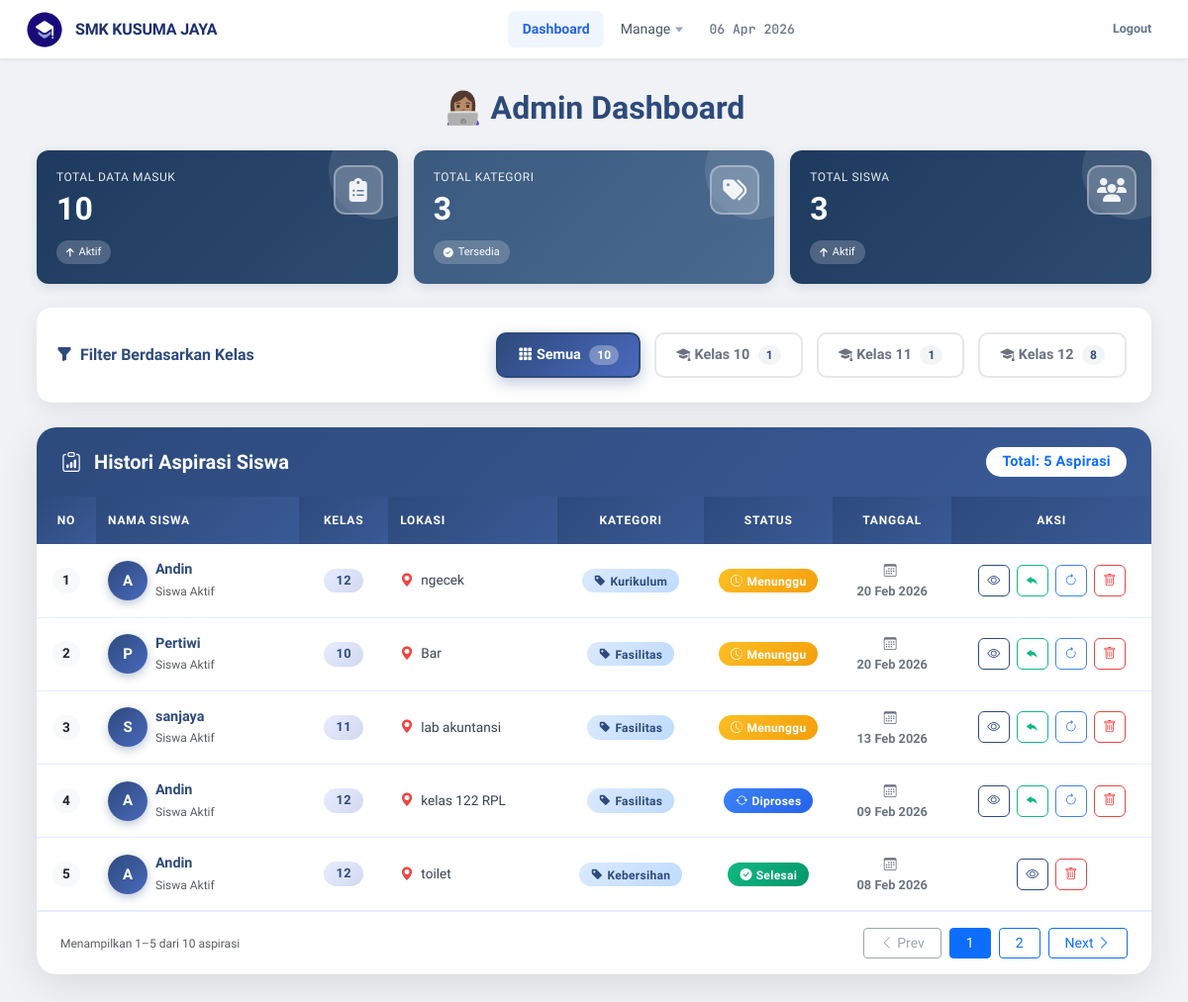
/admin/dashboard-admin.php (signed in), run on the app's committed database.
### tables this page shows
CREATE TABLE `input_aspirasi` (
  `id_input` int(11) NOT NULL,
  `id_siswa` int(11) NOT NULL,
  `lokasi` varchar(255) NOT NULL,
  `keterangan` varchar(255) NOT NULL,
  `id_kategori` int(11) NOT NULL,
  `tanggal_pengaduan` date NOT NULL,
  `status_pengaduan` enum('menunggu','memproses','selesai','') NOT NULL
);

CREATE TABLE `siswa` (
  `id_siswa` int(11) NOT NULL,
  `nis` char(5) NOT NULL,
  `nama` varchar(100) NOT NULL,
  `kelas` enum('10','11','12') DEFAULT NULL,
  `password` varchar(255) NOT NULL
);

CREATE TABLE `kategori` (
  `id_kategori` int(11) NOT NULL,
  `nama_kategori` varchar(100) NOT NULL
);

### admin/dashboard-admin.php (the view, shortened to what the rows shown need)
<?php
$db = new Database();
$conn = $db->koneksi();
$per_page = 5;
$page = isset($_GET['page']) && is_numeric($_GET['page']) ? (int)$_GET['page'] : 1;
$offset = ($page - 1) * $per_page;
$filter_kelas = isset($_GET['kelas']) && $_GET['kelas'] != '' ? mysqli_real_escape_string($conn, $_GET['kelas']) : '';
$where_clause = $filter_kelas ? "WHERE s.kelas LIKE '$filter_kelas%'" : "";
$query = "SELECT
            i.id_input, i.lokasi, i.keterangan, i.status_pengaduan, i.tanggal_pengaduan,
            s.nama, s.kelas,
            k.nama_kategori
          FROM input_aspirasi i
          JOIN siswa s ON i.id_siswa = s.id_siswa
          JOIN kategori k ON i.id_kategori = k.id_kategori
          $where_clause
          ORDER BY i.tanggal_pengaduan DESC
          LIMIT $per_page OFFSET $offset";
$result = mysqli_query($conn, $query);
$total_input_aspirasi = mysqli_fetch_assoc(mysqli_query($conn, "SELECT COUNT(*) AS total FROM input_aspirasi"))['total'];
$total_kategori       = mysqli_fetch_assoc(mysqli_query($conn, "SELECT COUNT(*) AS total FROM kategori"))['total'];
$total_siswa          = mysqli_fetch_assoc(mysqli_query($conn, "SELECT COUNT(*) AS total FROM siswa"))['total'];
?>
<!DOCTYPE html>
<html lang="en">
<head>
  <link href="https://cdn.jsdelivr.net/npm/bootstrap@5.3.0/dist/css/bootstrap.min.css" rel="stylesheet">
  <link rel="stylesheet" href="https://cdn.jsdelivr.net/npm/bootstrap-icons@1.11.0/font/bootstrap-icons.css">
  <link href="../assets/lib/fontawesome-free/css/all.min.css" rel="stylesheet">
  <link href="../assets/lib/ionicons/css/ionicons.min.css" rel="stylesheet">
  <link href="../assets/lib/typicons.font/typicons.css" rel="stylesheet">
  <link href="../assets/lib/flag-icon-css/css/flag-icon.min.css" rel="stylesheet">
  <link rel="stylesheet" href="../assets/css/sdb-style.css">
</head>
<body>
  <div class="content-wrapper">
    <div class="container-fluid">
      <div class="text-center mb-4">
        <h2 class="fw-bold" style="color: #2d4a7c;">👩🏽‍💻 Admin Dashboard</h2>
      </div>
      <div class="row g-3 justify-content-center mb-4">
        <div class="col-md-6 col-lg-4">
          <div class="dashboard-card card-input">
            <div class="card-content">
              <h2 class="card-value"><?php echo $total_input_aspirasi; ?></h2>
            </div>
          </div>
        </div>
        <div class="col-md-6 col-lg-4">
          <div class="dashboard-card card-kategori">
            <div class="card-content">
              <h2 class="card-value"><?php echo $total_kategori; ?></h2>
            </div>
          </div>
        </div>
        <div class="col-md-6 col-lg-4">
          <div class="dashboard-card card-input">
            <div class="card-content">
              <h2 class="card-value"><?php echo $total_siswa; ?></h2>
            </div>
          </div>
        </div>
      </div>
      <div class="table-container">
        <div class="p-0">
          <div class="table-responsive">
            <table class="table table-hover mb-0 align-middle" id="aspirasiTable" style="overflow: hidden;">
              <thead>
                <tr>
                  <th class="text-center" style="width: 60px;">NO</th>
                  <th style="min-width: 180px;">NAMA SISWA</th>
                  <th class="text-center" style="width: 90px;">KELAS</th>
                  <th style="min-width: 150px;">LOKASI</th>
                  <th class="text-center" style="min-width: 130px;">KATEGORI</th>
                  <th class="text-center" style="width: 130px;">STATUS</th>
                  <th class="text-center" style="width: 120px;">TANGGAL</th>
                  <th class="text-center" style="min-width: 160px;">AKSI</th>
                </tr>
              </thead>
              <tbody>
                <?php
                $no = 1;
                mysqli_data_seek($result, 0);
                while ($row = mysqli_fetch_assoc($result)):
                  preg_match('/^(\d+)/', $row['kelas'], $matches);
                  $kelas_number = isset($matches[1]) ? $matches[1] : '';
                ?>
                  <tr class="aspirasi-row" data-id="<?= $row['id_input']; ?>" data-kelas="<?= $kelas_number; ?>">
                    <td class="text-center">
                      <span class="badge bg-light text-dark fw-bold" style="font-size: 0.85rem; padding: 6px 10px;"><?= $no++; ?></span>
                    </td>
                    <td>
                      <div class="d-flex align-items-center">
                        <div class="avatar-circle me-2">
                          <?= strtoupper(substr($row['nama'], 0, 1)); ?>
                        </div>
                        <div>
                          <div class="fw-bold" style="color: #2d4a7c; font-size: 0.9rem;"><?= htmlspecialchars($row['nama']); ?></div>
                          <small class="text-muted" style="font-size: 0.75rem;">Siswa Aktif</small>
                        </div>
                      </div>
                    </td>
                    <td class="text-center">
                      <span class="badge" style="background: linear-gradient(135deg, #e8ecff 0%, #d1d9f0 100%); color: #2d4a7c; font-size: 0.8rem; padding: 6px 12px;">
                        <?= htmlspecialchars($row['kelas']); ?>
                      </span>
                    </td>
                    <td>
                      <i class="bi bi-geo-alt-fill me-1" style="color: #ef4444; font-size: 0.85rem;"></i>
                      <span style="color: #374151; font-size: 0.85rem;"><?= htmlspecialchars($row['lokasi']); ?></span>
                    </td>
                    <td class="text-center">
                      <span class="badge" style="background: linear-gradient(135deg, #dbeafe 0%, #bfdbfe 100%); color: #2d4a7c; font-size: 0.75rem; padding: 6px 12px;">
                        <i class="bi bi-tag-fill me-1"></i><?= htmlspecialchars($row['nama_kategori']); ?>
                      </span>
                    </td>
                    <td class="text-center">
                      <?php
                      $statusClass = '';
                      $statusIcon = '';
                      $statusText = '';
                      if ($row['status_pengaduan'] == 'menunggu') {
                        $statusClass = 'background: linear-gradient(135deg, #fbbf24 0%, #f59e0b 100%);';
                        $statusIcon = 'clock-history';
                        $statusText = 'Menunggu';
                      } elseif ($row['status_pengaduan'] == 'memproses') {
                        $statusClass = 'background: linear-gradient(135deg, #3b82f6 0%, #2563eb 100%);';
                        $statusIcon = 'arrow-repeat';
                        $statusText = 'Diproses';
                      } else {
                        $statusClass = 'background: linear-gradient(135deg, #10b981 0%, #059669 100%);';
                        $statusIcon = 'check-circle-fill';
                        $statusText = 'Selesai';
                      }
                      ?>
                      <span class="badge" style="<?= $statusClass ?> color: white; padding: 6px 12px; font-size: 0.75rem;">
                        <i class="bi bi-<?= $statusIcon; ?> me-1"></i><?= $statusText; ?>
                      </span>
                    </td>
                    <td class="text-center">
                      <div style="color: #6b7280;">
                        <i class="bi bi-calendar3 me-1" style="font-size: 0.8rem;"></i>
                        <div class="fw-semibold" style="font-size: 0.8rem;"><?= date('d M Y', strtotime($row['tanggal_pengaduan'])); ?></div>
                      </div>
                    </td>
                    <td>
                      <div class="action-buttons">
                        <button type="button" class="btn-action btn-primary"
                          onclick="lihatDetail(<?= $row['id_input']; ?>)"
                          data-bs-toggle="tooltip" title="Lihat Detail">
                          <i class="bi bi-eye"></i>
                        </button>
                        <?php if ($row['status_pengaduan'] != 'selesai'): ?>
                          <button type="button" class="btn-action btn-success"
                            onclick="tanggapiAspirasi(<?= $row['id_input']; ?>)"
                            data-bs-toggle="tooltip" title="Tanggapi">
                            <i class="bi bi-reply-fill"></i>
                          </button>
                          <button type="button" class="btn-action btn-info"
                            onclick="updateStatus(<?= $row['id_input']; ?>, '<?= $row['status_pengaduan']; ?>')"
                            data-bs-toggle="tooltip" title="Update Status">
                            <i class="bi bi-arrow-clockwise"></i>
                          </button>
                        <?php endif; ?>
                        <button type="button" class="btn-action btn-danger"
                          onclick="hapusAspirasi(<?= $row['id_input']; ?>)"
                          data-bs-toggle="tooltip" title="Hapus">
                          <i class="bi bi-trash"></i>
                        </button>
                      </div>
                    </td>
                  </tr>
                <?php endwhile; ?>
              </tbody>
            </table>
          </div>
        </div>
      </div>
    </div>
  </div>
</body>
</html>

### data on the page
input_aspirasi: id_siswa.nama "A", id_siswa.nama "Andin", id_siswa.kelas "12", lokasi "ngecek", id_kategori.nama_kategori "Kurikulum", status_pengaduan "Menunggu", tanggal_pengaduan "20 Feb 2026"
input_aspirasi: id_siswa.nama "P", id_siswa.nama "Pertiwi", id_siswa.kelas "10", lokasi "Bar", id_kategori.nama_kategori "Fasilitas", status_pengaduan "Menunggu", tanggal_pengaduan "20 Feb 2026"
input_aspirasi: id_siswa.nama "S", id_siswa.nama "sanjaya", id_siswa.kelas "11", lokasi "lab akuntansi", id_kategori.nama_kategori "Fasilitas", status_pengaduan "Menunggu", tanggal_pengaduan "13 Feb 2026"
input_aspirasi: id_siswa.nama "A", id_siswa.nama "Andin", id_siswa.kelas "12", lokasi "kelas 122 RPL", id_kategori.nama_kategori "Fasilitas", status_pengaduan "Diproses", tanggal_pengaduan "09 Feb 2026"
input_aspirasi: id_siswa.nama "A", id_siswa.nama "Andin", id_siswa.kelas "12", lokasi "toilet", id_kategori.nama_kategori "Kebersihan", status_pengaduan "Selesai", tanggal_pengaduan "08 Feb 2026"

### other printed values
$total_input_aspirasi "10"
$total_kategori "3"
$total_siswa "3"
$count_kelas_10 "1"
$count_kelas_11 "1"
$count_kelas_12 "8"
mysqli_num_rows($result) "5"
$offset + 1 "1"
min($offset + $per_page, $total_data) "5"
$total_data "10"
